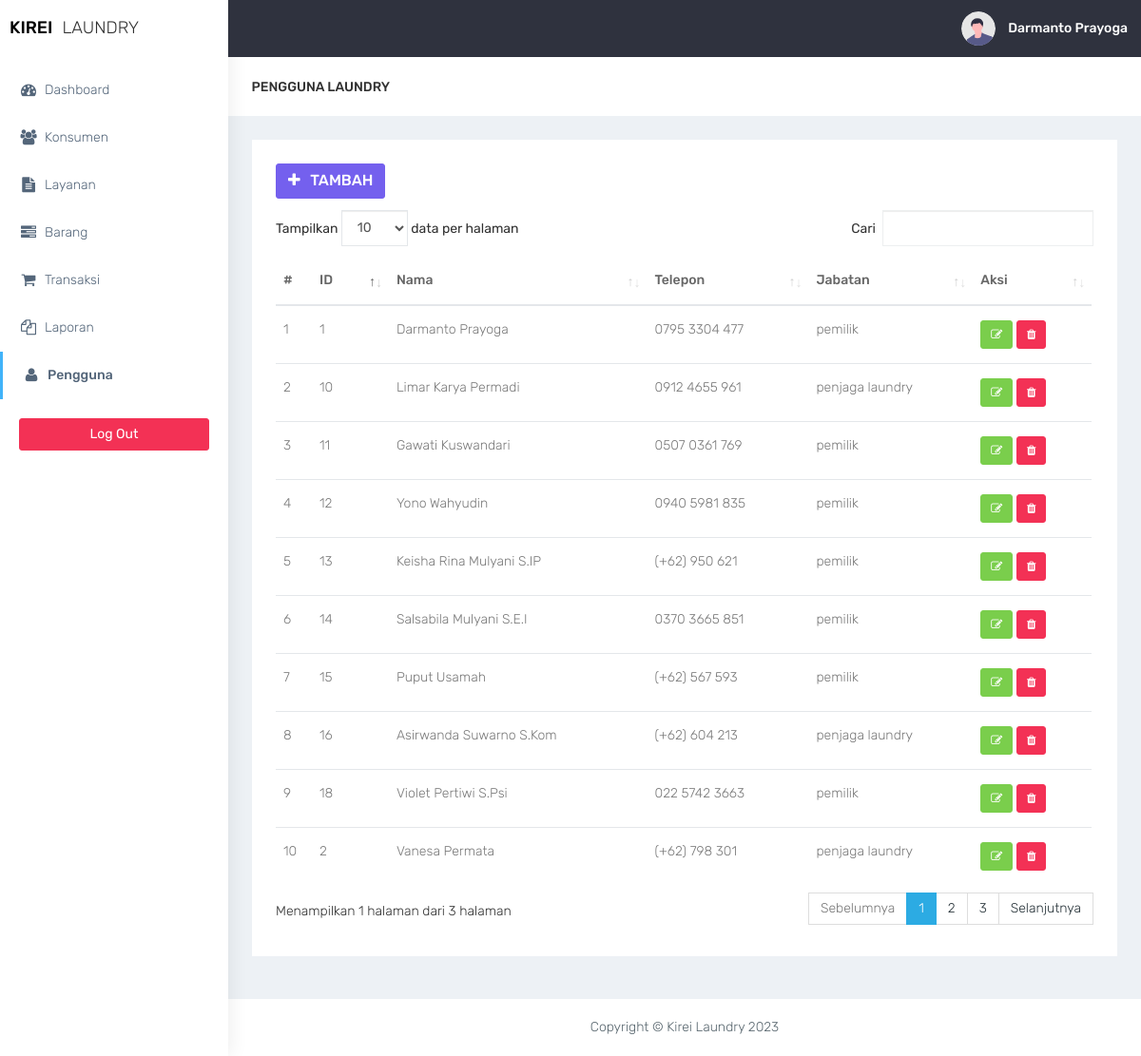
Screenshot of /pengguna/pengguna.php (signed in) with the database file from the repository.
### tables this page shows
CREATE TABLE `pengguna` (
  `id_pengguna` varchar(5) NOT NULL,
  `nm_pengguna` varchar(30) NOT NULL,
  `no_tlp` varchar(13) NOT NULL,
  `jabatan` enum('pemilik','penjaga laundry') NOT NULL,
  `password` varchar(20) NOT NULL
);

### pengguna/pengguna.php (the view, shortened to what this page needs)
<?php
require '../functions.php';
require '../layout/layout_header.php';
?>
<div class="container-fluid">
    <div class="row bg-title">
        <div class="col-lg-3 col-md-4 col-sm-4 col-xs-12">
            <h4 class="page-title">Pengguna Laundry</h4>
        </div>
    </div>
    <div class="row">
        <div class="col-md-12 col-lg-12 col-sm-12">
            <div class="white-box">
                <div class="row">
                    <div class="col-md-6">
                        <a href="pengguna-tambah.php" class="btn btn-primary box-title"><i class="fa fa-plus fa-fw"></i> Tambah</a>
                    </div>
                </div>
                <?php
                if ($conn->connect_errno == 0) {
                    $sql = "SELECT id_pengguna, nm_pengguna, no_tlp, jabatan FROM pengguna";
                    $res = $conn->query($sql);
                    if ($res) {
                ?>
                        <div class="table-responsive">
                            <table class="table" id="table">
                                <thead>
                                    <tr>
                                        <th>#</th>
                                        <th>ID</th>
                                        <th>Nama</th>
                                        <th>Telepon</th>
                                        <th>Jabatan</th>
                                        <th>Aksi</th>
                                    </tr>
                                </thead>
                                <tbody>
                                    <?php
                                    $data = $res->fetch_all(MYSQLI_ASSOC);
                                    foreach ($data as $row) {
                                    ?>
                                        <tr>
                                            <td></td>
                                            <td><?= $row['id_pengguna']; ?></td>
                                            <td><?= $row['nm_pengguna']; ?></td>
                                            <td><?= $row['no_tlp']; ?></td>
                                            <td><?= $row['jabatan']; ?></td>
                                            <td>
                                                <a href="pengguna-form-edit.php?id_pengguna=<?php echo $row["id_pengguna"]; ?>" class="btn btn-success btn-sm" title="Ubah">
                                                    <i class="fa fa-pencil-square-o"></i>
                                                </a>
                                                <a href="pengguna-hapus.php?id_pengguna=<?php echo $row["id_pengguna"]; ?>" class="btn btn-danger btn-sm delete-data">
                                                    <i class="fa fa-trash"></i>
                                                </a>
                                            </td>
                                        </tr>
                                    <?php
                                    }
                                    ?>
                                </tbody>
                            </table>
                    <?php
                    } else
                        echo "Gagal Eksekusi SQL" . (DEVELOPMENT ? " : " . $conn->error : "") . "<br>";
                } else
                    echo "Gagal koneksi" . (DEVELOPMENT ? " : " . $conn->connect_error : "") . "<br>";
                    ?>
                        </div>
            </div>
        </div>
    </div>
</div>
<?php
require '../layout/layout_footer.php';
?>

### assets/css/colors/default.css (style rules this page uses)
body { background: #fff; }

### rows the page displays
pengguna: id_pengguna "1", nm_pengguna "Darmanto Prayoga", no_tlp "0795 3304 477", jabatan "pemilik"
pengguna: id_pengguna "10", nm_pengguna "Limar Karya Permadi", no_tlp "0912 4655 961", jabatan "penjaga laundry"
pengguna: id_pengguna "11", nm_pengguna "Gawati Kuswandari", no_tlp "0507 0361 769", jabatan "pemilik"
pengguna: id_pengguna "12", nm_pengguna "Yono Wahyudin", no_tlp "0940 5981 835", jabatan "pemilik"
pengguna: id_pengguna "13", nm_pengguna "Keisha Rina Mulyani S.IP", no_tlp "(+62) 950 621", jabatan "pemilik"
pengguna: id_pengguna "14", nm_pengguna "Salsabila Mulyani S.E.I", no_tlp "0370 3665 851", jabatan "pemilik"
pengguna: id_pengguna "15", nm_pengguna "Puput Usamah", no_tlp "(+62) 567 593", jabatan "pemilik"
pengguna: id_pengguna "16", nm_pengguna "Asirwanda Suwarno S.Kom", no_tlp "(+62) 604 213", jabatan "penjaga laundry"
pengguna: id_pengguna "18", nm_pengguna "Violet Pertiwi S.Psi", no_tlp "022 5742 3663", jabatan "pemilik"
pengguna: id_pengguna "2", nm_pengguna "Vanesa Permata", no_tlp "(+62) 798 301", jabatan "penjaga laundry"

### other values shown
$_SESSION['nm_pengguna'] "Darmanto Prayoga"
